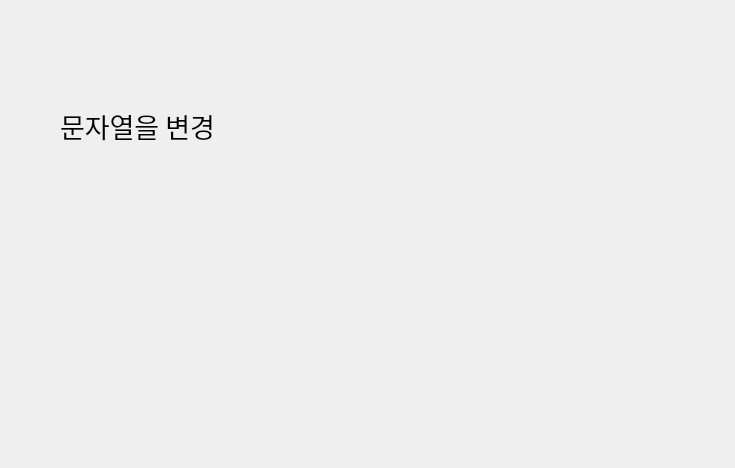
<?xml version="1.0" encoding="UTF-8"?>
<ui version="4.0">
 <class>Dialog</class>
 <widget class="QDialog" name="Dialog">
  <property name="geometry">
   <rect>
    <x>0</x>
    <y>0</y>
    <width>735</width>
    <height>468</height>
   </rect>
  </property>
  <property name="windowTitle">
   <string>Dialog</string>
  </property>
  <widget class="QLabel" name="label">
   <property name="geometry">
    <rect>
     <x>60</x>
     <y>100</y>
     <width>221</width>
     <height>51</height>
    </rect>
   </property>
   <property name="font">
    <font>
     <family>굴림</family>
     <pointsize>20</pointsize>
    </font>
   </property>
   <property name="text">
    <string>문자열을 변경</string>
   </property>
  </widget>
 </widget>
 <resources/>
 <connections/>
</ui>
